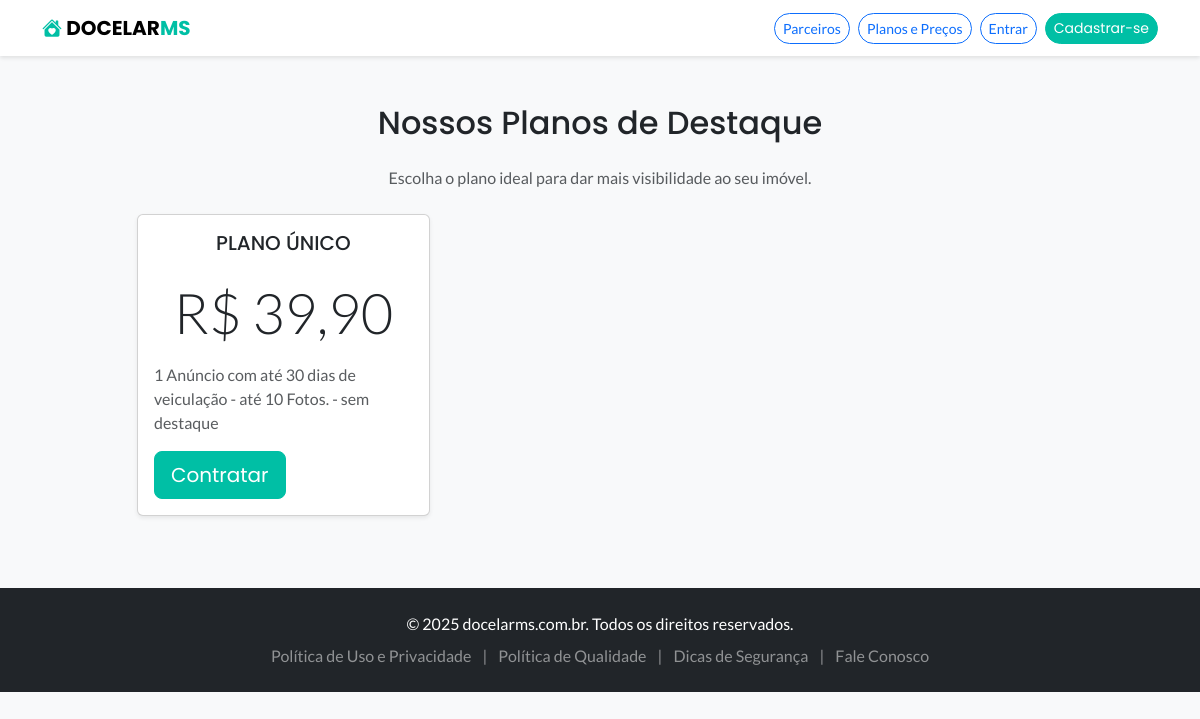
Page /contas/planos/ on the committed database.
### imoveis/models.py (models this page shows, shortened)
class Plano(models.Model):
    nome = models.CharField(max_length=100, verbose_name="Nome do Plano")
    descricao = models.TextField(
        verbose_name="Descrição",
        help_text="O que este plano oferece? (Ex: Destaque na home, mais fotos, etc.)",
        blank=True,
        null=True
    )
    preco = models.DecimalField(max_digits=10, decimal_places=2, verbose_name="Preço (R$)")
    duracao_dias = models.IntegerField(help_text="Duração do anúncio em dias (ex: 30, 180, 365)")
    limite_fotos = models.IntegerField(
        default=5,
        verbose_name="Limite de Fotos",
        help_text="Número máximo de fotos permitidas por anúncio (ex: 5, 15, 32)"
    )
    limite_anuncios = models.IntegerField(
        default=1,
        verbose_name="Limite de Anúncios",
        help_text="Número máximo de anúncios ATIVOS que o usuário pode ter com este plano (ex: 1, 5)"
    )
    is_ativo = models.BooleanField(
        default=True,
        verbose_name="Plano Ativo?",
        help_text="Se marcado, o plano aparecerá na página 'Planos e Preços' para contratação."
    )
    class Meta:
        verbose_name = "Plano"
        verbose_name_plural = "Planos"

### contas/views.py (the view)
# urls.py: path('planos/', views.listar_planos, name='listar_planos'),
def listar_planos(request):
    planos = Plano.objects.filter(is_ativo=True).order_by('preco')
    contexto = {
        'planos': planos
    }
    return render(request, 'contas/listar_planos.html', contexto)

### contas/templates/contas/listar_planos.html
{% extends 'base.html' %} {% block content %}
<div class="container mt-5">
    <div class="row justify-content-center">
        <div class="col-lg-10">
            <h2 class="text-center mb-4">Nossos Planos de Destaque</h2>
            <p class="text-center text-muted mb-4">
                Escolha o plano ideal para dar mais visibilidade ao seu imóvel.
            </p>
            <div class="row">
                {% for plano in planos %}
                <div class="col-md-4 mb-4">
                    <div class="card h-100 shadow-sm">
                        <div class="card-body d-flex flex-column">
                            <h5 class="card-title text-center">{{ plano.nome }}</h5>
                            <div class="text-center my-3">
                                <span class="display-4 font-weight-bold">R$ {{ plano.preco|floatformat:2 }}</span>
                                </div>
                            <p class="card-text text-muted">
                                {{ plano.descricao|default:"Descrição dos benefícios do plano." }}
                            </p>
                            <div class="mt-auto">
                                <a href="{% url 'criar_pagamento' plano.id %}" class="btn btn-primary btn-block btn-lg">
                                    Contratar
                                </a>
                            </div>
                        </div>
                    </div>
                </div>
                {% empty %}
                <div class="col">
                    <p class="text-center">Nenhum plano disponível no momento. Por favor, volte mais tarde.</p>
                </div>
                {% endfor %}
            </div>
        </div>
    </div>
</div>
{% endblock %}

### imoveis/templates/base.html (style rules this page uses)
:root { --cor-primaria: #00bfa5; --cor-escura: #212529; --cor-clara: #f8f9fa; --cor-destaque: #dc3545; }
body { font-family: 'Lato', sans-serif; background-color: var(--cor-clara); }
h1, h2, h3, h4, h5, h6, .navbar-brand, .btn-primary { font-family: 'Poppins', sans-serif; }
.btn-primary { background-color: var(--cor-primaria); border-color: var(--cor-primaria); transition: all 0.3s ease; }

### rows in the picture
Plano: nome "PLANO ÚNICO", preco "39,90", descricao "1 Anúncio com até 30 dias de veiculação - até 10 Fotos. - sem destaque"
